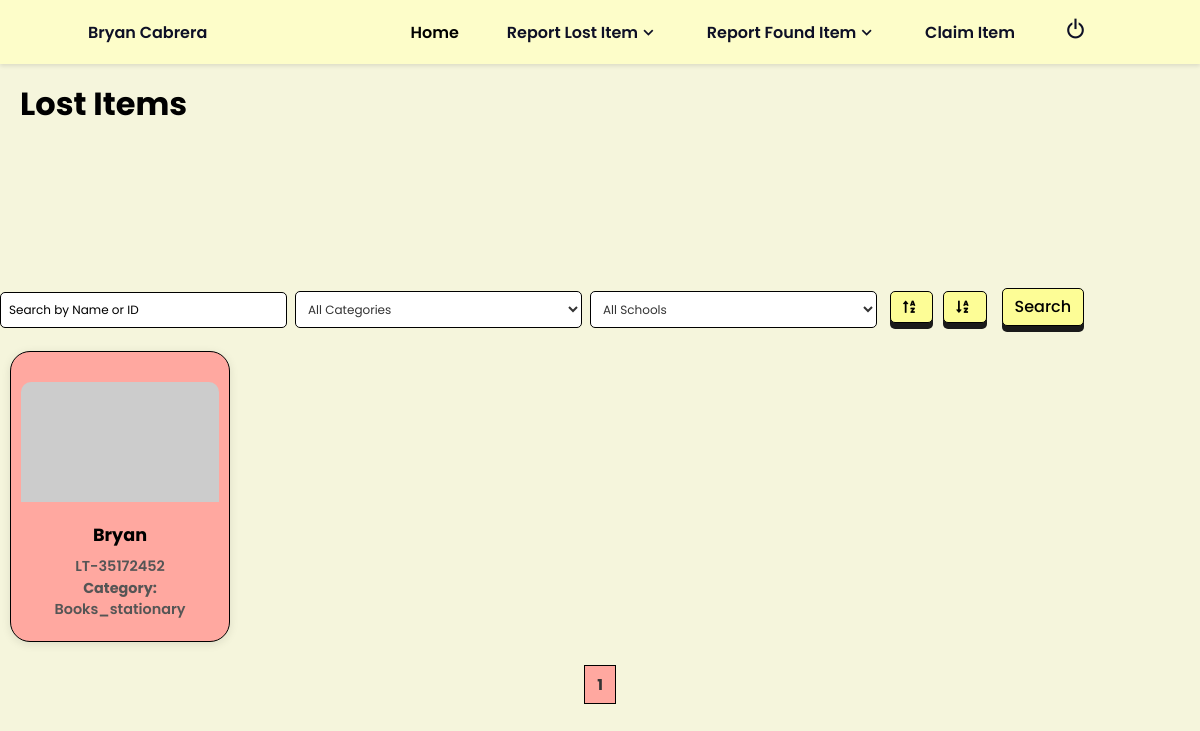
Page /user_lostviewitem/ (signed in) on the committed database.
### Appli/models.py (models this page shows, shortened)
class LostItem(models.Model):
    CATEGORY_CHOICES = [
        ('electronics', 'Electronics'),
        ('clothing', 'Clothing'),
        ('accessories', 'Accessories'),
        ('documents', 'Documents'),
        ('keys', 'Keys'),
        ('books_stationary', 'Books & Stationary'),
        ('bags_luggage', 'Bags & Luggage'),
        ('sporting_goods', 'Sporting Goods'),
        ('toys_games', 'Toys & Games'),
        ('money', 'Money')
    ]
    item_id = models.CharField(max_length=10, unique=True, blank=True, default='')
    item_name = models.CharField(max_length=100)
    item_type = models.CharField(max_length=10, default='Lost')
    description = models.TextField()
    category = models.CharField(max_length=50, choices=CATEGORY_CHOICES)
    date_lost = models.DateField()
    date_added = models.DateTimeField(default=now)
    location_lost = models.CharField(max_length=100)
    contact_information = models.CharField(max_length=100)
    lost_by = models.CharField(max_length=100, blank=True, null=True)
    school = models.ForeignKey('School', on_delete=models.CASCADE)
    photo = models.ImageField(upload_to='lost_items/', blank=True, null=True)
    is_claimed = models.BooleanField(default=False)
    created_at = models.DateTimeField(auto_now_add=True)
    user = models.ForeignKey(User, on_delete=models.CASCADE, null=True)

### Appli/views.py (the view, shortened to what this page needs)
# urls.py: path('user_lostviewitem/', UserLostViewItem.as_view(), name='user_lostviewitem'),
@method_decorator(login_required, name="dispatch")
class UserLostViewItem(LoginRequiredMixin, ListView):
    template_name = "app/user_lostviewitem.html"
    model = LostItem
    context_object_name = "items"
    paginate_by = 20
    def get_queryset(self):
        queryset = LostItem.objects.all()
        query = self.request.GET.get("q")
        if query:
            queryset = queryset.filter(
                Q(item_name__icontains=query) | Q(item_id__icontains=query)
            )
        category = self.request.GET.get("category")
        if category:
            queryset = queryset.filter(category=category)
        school_id = self.request.GET.get("school")
        if school_id:
            queryset = queryset.filter(school_id=school_id)
        order_by = self.request.GET.get("order_by", "desc")
        if order_by == "asc":
            queryset = queryset.order_by("created_at")
        else:
            queryset = queryset.order_by("-created_at")
        return queryset
    def get_context_data(self, **kwargs):
        context = super().get_context_data(**kwargs)
        context["categories"] = (
            LostItem.objects.filter(user=self.request.user)
            .values_list("category", flat=True)
            .distinct()
        )
        from Appli.models import School
        context["schools"] = School.objects.all()
        context["today"] = date.today()
        return context

### Appli/models.py (called while the page is built)
    def __str__(self):
        return f"{self.name} ({self.school_level} - {self.school_type})"

### Appli/templates/app/user_lostviewitem.html (shortened to what this page needs)
{% extends 'app/user.html' %}
{% block extra_css %}
{% load static %}
<link rel="stylesheet" href="{% static 'css/user_lost.css' %}">
{% endblock %}
{% block content %}
<div class="row align-items-center mb-4">
  <div class="col-md-6">
    <h1>Lost Items</h1>
  </div>
  <div class="col-md-6 d-flex justify-content-end">
    <form method="get" class="d-flex align-items-center">
      <input type="text" name="q" class="form-select me-2" placeholder="Search by Name or ID"
        value="{{ request.GET.q|default:'' }}">
      <select name="category" class="form-select me-2">
        <option value="">All Categories</option>
      </select>
      <select name="school" class="form-select me-2">
        <option value="">All Schools</option>
      </select>
      <button type="submit" name="order_by" value="asc" class="btn btn-outline-primary me-2">
        <i class="fas fa-sort-alpha-up"></i>
      </button>
      <button type="submit" name="order_by" value="desc" class="btn btn-outline-primary">
        <i class="fas fa-sort-alpha-down"></i>
      </button>
      <button type="submit" class="btn btn-primary">Search</button>
    </form>
  </div>
</div>
<div class="row">
  {% for item in items %}
  <div class="col-md-4 mb-4">
    <a href="{% url 'user_lostdetailview' item_id=item.item_id %}" class="card-link">
      <div class="card">
        <div class="card-body d-flex">
          <div class="card-img-container">
            {% if item.photo %}
            <img src="{{ item.photo.url }}" class="card-img" alt="Item Photo">
            {% else %}
            <img src="https://via.placeholder.com/150" class="card-img" alt="No Photo Available">
            {% endif %}
          </div>
          <div class="card-details">
            <h5 class="card-title">
              {{ item.item_name|capfirst }}
            </h5>
            <p class="card-text">{{ item.item_id }}</p>
            <p class="card-text"><strong>Category:</strong> {{ item.category|capfirst }}</p>
          </div>
        </div>
      </div>
    </a>
  </div>
  {% endfor %}
</div>
<div class="pagination">
  <span class="step-links">
    {% for num in page_obj.paginator.page_range %}
    {% if num == page_obj.number %}
    <span class="current">{{ num }}</span>
    {% else %}
    <a href="?page={{ num }}">{{ num }}</a>
    {% endif %}
    {% endfor %}
  </span>
</div>
{% endblock %}

### Appli/templates/app/user.html (shortened to what this page needs)
<!DOCTYPE html>
{% load static %}
<html lang="en" dir="ltr">
<head>
  <link rel="stylesheet" href="{% static 'css/user.css' %}">
  {% block extra_css %}{% endblock %}
  <link href='https://unpkg.com/boxicons@2.0.7/css/boxicons.min.css' rel='stylesheet'>
  <link rel="stylesheet" href="https://cdn.jsdelivr.net/npm/flatpickr/dist/flatpickr.min.css">
  <link href="https://cdnjs.cloudflare.com/ajax/libs/font-awesome/5.15.4/css/all.min.css" rel="stylesheet">
</head>
    <body>
        <header class="header">
            <nav class="nav" id="nav-menu">
                <div class="nav__content bd-grid">
                    <a href="" class="nav__perfil">
                        <div>
                            <span class="nav__name">{{ user.first_name|capfirst }} {{ user.last_name|capfirst }} </span>
                        </div>
                    </a>
                    <div class="nav__menu">
                        <ul class="nav__list">
                            <li class="nav__item"><a href="{% url 'user_home' %}" class="nav__link active">Home</a></li>
                            <li class="nav__item dropdown">
                                <a href="#" class="nav__link dropdown__link">Report Lost Item <i class='bx bx-chevron-down dropdown__icon'></i></a>
                            </li>
                            <li class="nav__item dropdown">
                                <a href="#" class="nav__link dropdown__link">Report Found Item <i class='bx bx-chevron-down dropdown__icon'></i></a>
                            </li>
                            <li class="nav__item"><a href="{% url 'user_onlineclaim' %}" class="nav__link">Claim Item</a></li>
                            <li class="nav__item">
                                <a href="{% url 'logout' %}" class="nav__link logout-btn">
                                  <i class='bx bx-power-off'></i>
                                </a>
                              </li>
                        </ul>
                    </div>
                </div>
            </nav>
        </header>
{% block content %}
{% endblock content %}
</body>
</html>

### static/css/user.css (style rules this page uses)
* { margin: 0; padding: 0; box-sizing: border-box; font-family: "Poppins", sans-serif; }
:root { --header-height: 3rem; --first-color: #5B65F5; --first-color-light: #C4C7F5; --dark-color: #0E1026; --white-color: #FBFBFB; --body-font: 'Open Sans', sans-serif; --nav-name-font-size: 1.5rem; --normal-font-size: .938rem; --z-fixed: 100; }
@media screen and (min-width: 768px) { :root { --nav-name-font-size: 1rem; --normal-font-size: 1rem; } }
body, hmtl { margin: var(--header-height) 0 0 0; font-family: var(--body-font); font-size: var(--normal-font-size); font-weight: 600; background-color: #f5f5dc; }
ul { margin: 0; padding: 0; list-style: none; }
a { text-decoration: none; }
.bd-grid { max-width: 1024px; display: grid; grid-template-columns: 100%; margin-left: 1.5rem; margin-right: 1.5rem; }
.header { position: fixed; top: 0; left: 0; width: 100%; height: var(--header-height); padding: 0 1rem; background-color: #fdfdc9; z-index: var(--z-fixed); display: flex; justify-content: space-between; align-items: center; box-shadow: 0 2px 4px rgba(0, 0, 0, 0.1); }
.nav__content { display: flex; flex-direction: column; }
.nav__perfil { display: flex; flex-direction: column; align-items: center; text-align: center; margin-bottom: 3rem; }
.nav__name { display: block; font-size: var(--nav-name-font-size); color: var(--white-color); }
.nav__item { margin-bottom: 2rem; }
.nav__link { color: var(--first-color-light); }
.active { color: var(--white-color); }
.dropdown__link { display: flex; align-items: center; justify-content: space-between; }
.dropdown__icon { font-size: 1.3rem; transition: .5s; }
.logout-btn { font-size: 25px; }
@media screen and (min-width: 576px) { .nav { width: 288px; } }
@media screen and (min-width: 768px) { body { margin: 0; } }
@media screen and (min-width: 768px) { .header { height: calc(var(--header-height) + 1rem); } }
@media screen and (min-width: 768px) { .nav { width: 100%; } }
@media screen and (min-width: 768px) { .nav__content { flex-direction: row; justify-content: space-between; align-items: center; } }
@media screen and (min-width: 768px) { .nav__perfil { flex-direction: row; text-align: initial; margin-bottom: 0; } }
@media screen and (min-width: 768px) { .nav__name { color: var(--dark-color); } }
@media screen and (min-width: 768px) { .nav__list { display: flex; align-items: center; } }
@media screen and (min-width: 768px) { .nav__item { margin: 0 1.5rem; padding: 1.4rem 0; } }
@media screen and (min-width: 768px) { .nav__link { color: var(--dark-color); } }
@media screen and (min-width: 768px) { .active { color: black; } }
@media screen and (min-width: 768px) { .dropdown { position: relative; } }
@media screen and (min-width: 1024px) { .bd-grid { margin-left: auto; margin-right: auto; } }

### rows in the picture
LostItem: item_name "Bryan", item_id "LT-35172452", category "Books_stationary"

### other values in the picture
{{ user.first_name|capfirst }} "Bryan"
{{ user.last_name|capfirst }} "Cabrera"
{{ num }} "1"
